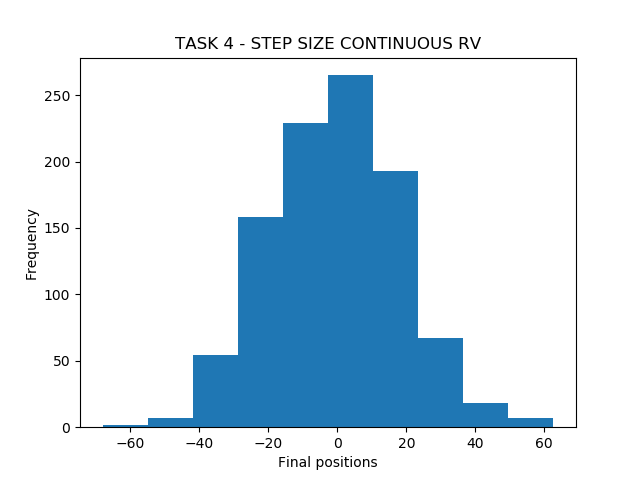

Source code (Python):
#importing libraries
import random
import matplotlib.pyplot as plt
import math
from matplotlib import pyplot as plt
from matplotlib.animation import FuncAnimation
from matplotlib import colors
import numpy as np
from matplotlib.ticker import PercentFormatter

#TASK 4

def task4(steps,Pos,prob):
    
    for i in range(steps):
        a = random.randint(0,1)
        if a <=prob:
            Pos = Pos - np.random.uniform(0,1)
        if a >prob:
            Pos = Pos + np.random.uniform(0,1)
##        print("a: ", a)
##        print("Pos: ", Pos)
##        print("__")
    return Pos

def avgPosT4(n): ##plotting
    X = []
    Y = 0
    for i in range(n):
        a = task4(1000,0,0.5)
        X.append(a)
        Y = Y + a
    Y = Y//n

    print('avg Pos =',Y)    
    plt.hist(X,bins = 10)
    plt.title('TASK 4 - STEP SIZE CONTINUOUS RV')
    plt.xlabel('Final positions')
    plt.ylabel('Frequency')

    plt.show()

print(task4(1000,0,0.5))    
print(avgPosT4(1000))
